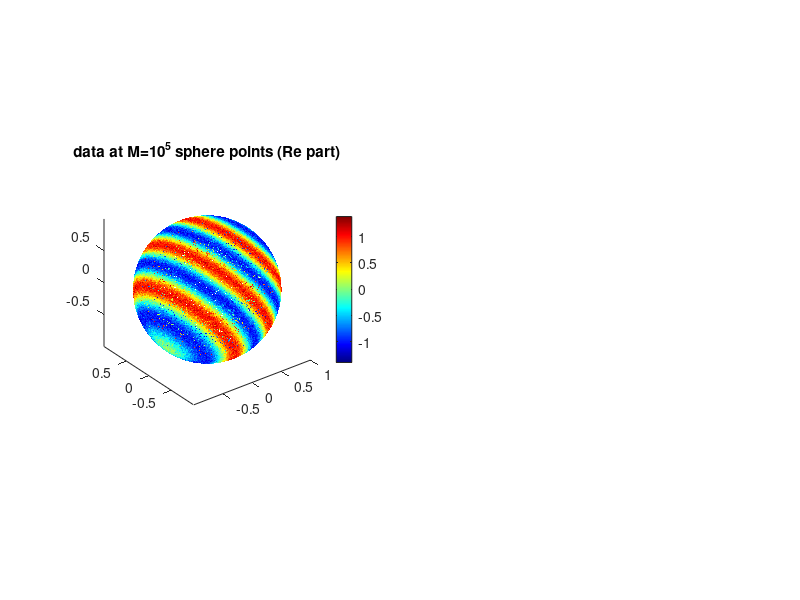

This figure's MATLAB source: (Note: this script raises an error after producing the figure.)
% demo example code for interpolation on the sphere
% Barnett 8/27/22
clear

kvec = [9;2;6];            % wavevector (col) controlling f oscillation
f = @(x) exp(1i*x*kvec);   % underlying complex func on R^3 (a plane wave)
M = 1e5;                   % how many data pts on S^2
sigma = 0.1;               % additive noise level
z = rand(M,1)*2-1; phi = 2*pi*rand(M,1);   % iid rand pts on S^2
rho = sqrt(1-z.^2);
x = [rho.*cos(phi), rho.*sin(phi), z];    % M*3 coords in R^3
ynoiseless = f(x);
y = ynoiseless + sigma*randn(M,1);
figure; subplot(1,2,1); ptarea = 1.0;
scatter3(x(:,1),x(:,2),x(:,3),ptarea*ones(M,1),real(y),'filled');
colormap(jet(256)); colorbar; axis vis3d; grid off
title('data at M=10^5 sphere points (Re part)')
P = 20;                    % spherical harmonic expansion max degree
fprintf('fitting at M=%d pts, max degree P=%d...\n',M,P), tic
[coeffs resid] = lsqsolvespharm(y, z, phi, P);     % fit the expansion
fprintf('done in %.3g s\n',toc)
subplot(1,2,2); showspharmexp(coeffs);
title('fitted expansion of max degree P=20 (Re part)')
fprintf('Eval slow exact expansion at M=%d pts...\n',M), tic
fSH = spharmeval(coeffs, z, phi);
rmsr = norm(fSH-y)/sqrt(M);
fprintf('done in %.3g s. RMS residual = %.3g (cf sigma=%.3g)\n',toc,rmsr,sigma)
rmse = norm(fSH-ynoiseless)/sqrt(M);
fprintf('RMS error vs noiseless func = %.3g (cf sigma*P/sqrt(M)=%.3g)\n',rmse,sigma*P/sqrt(M))

% generate the plot used in the README:
%print -dpng demo.png
